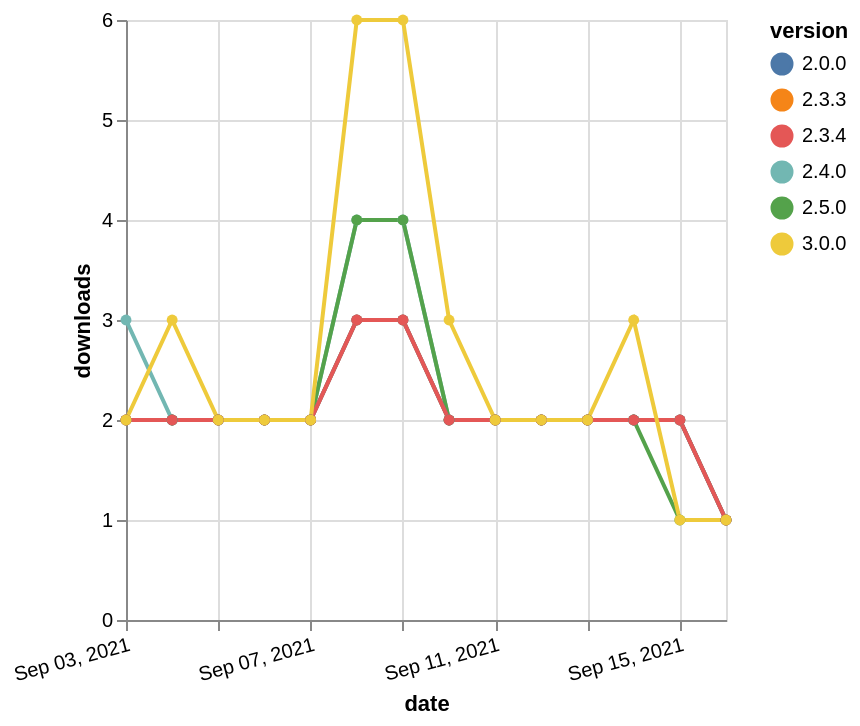

Write a Vega-Lite specification for this figure.
### Vega-Lite specification from a JSON file in a GitHub repository (floating-point values rounded to 4 significant figures)
{"$schema": "https://vega.github.io/schema/vega-lite/v5.json", "description": "A simple bar chart with embedded data.", "data": {"values": [{"date": "2021-09-03", "total": 3084, "delta": 3, "version": "2.4.0"}, {"date": "2021-09-04", "total": 3086, "delta": 2, "version": "2.4.0"}, {"date": "2021-09-05", "total": 3088, "delta": 2, "version": "2.4.0"}, {"date": "2021-09-06", "total": 3090, "delta": 2, "version": "2.4.0"}, {"date": "2021-09-07", "total": 3092, "delta": 2, "version": "2.4.0"}, {"date": "2021-09-08", "total": 3096, "delta": 4, "version": "2.4.0"}, {"date": "2021-09-09", "total": 3100, "delta": 4, "version": "2.4.0"}, {"date": "2021-09-10", "total": 3102, "delta": 2, "version": "2.4.0"}, {"date": "2021-09-11", "total": 3104, "delta": 2, "version": "2.4.0"}, {"date": "2021-09-12", "total": 3106, "delta": 2, "version": "2.4.0"}, {"date": "2021-09-13", "total": 3108, "delta": 2, "version": "2.4.0"}, {"date": "2021-09-14", "total": 3110, "delta": 2, "version": "2.4.0"}, {"date": "2021-09-15", "total": 3112, "delta": 2, "version": "2.4.0"}, {"date": "2021-09-16", "total": 3113, "delta": 1, "version": "2.4.0"}, {"date": "2021-09-03", "total": 2572, "delta": 2, "version": "2.3.3"}, {"date": "2021-09-04", "total": 2574, "delta": 2, "version": "2.3.3"}, {"date": "2021-09-05", "total": 2576, "delta": 2, "version": "2.3.3"}, {"date": "2021-09-06", "total": 2578, "delta": 2, "version": "2.3.3"}, {"date": "2021-09-07", "total": 2580, "delta": 2, "version": "2.3.3"}, {"date": "2021-09-08", "total": 2583, "delta": 3, "version": "2.3.3"}, {"date": "2021-09-09", "total": 2586, "delta": 3, "version": "2.3.3"}, {"date": "2021-09-10", "total": 2588, "delta": 2, "version": "2.3.3"}, {"date": "2021-09-11", "total": 2590, "delta": 2, "version": "2.3.3"}, {"date": "2021-09-12", "total": 2592, "delta": 2, "version": "2.3.3"}, {"date": "2021-09-13", "total": 2594, "delta": 2, "version": "2.3.3"}, {"date": "2021-09-14", "total": 2596, "delta": 2, "version": "2.3.3"}, {"date": "2021-09-15", "total": 2598, "delta": 2, "version": "2.3.3"}, {"date": "2021-09-16", "total": 2599, "delta": 1, "version": "2.3.3"}, {"date": "2021-09-03", "total": 3253, "delta": 2, "version": "2.5.0"}, {"date": "2021-09-04", "total": 3255, "delta": 2, "version": "2.5.0"}, {"date": "2021-09-05", "total": 3257, "delta": 2, "version": "2.5.0"}, {"date": "2021-09-06", "total": 3259, "delta": 2, "version": "2.5.0"}, {"date": "2021-09-07", "total": 3261, "delta": 2, "version": "2.5.0"}, {"date": "2021-09-08", "total": 3265, "delta": 4, "version": "2.5.0"}, {"date": "2021-09-09", "total": 3269, "delta": 4, "version": "2.5.0"}, {"date": "2021-09-10", "total": 3271, "delta": 2, "version": "2.5.0"}, {"date": "2021-09-11", "total": 3273, "delta": 2, "version": "2.5.0"}, {"date": "2021-09-12", "total": 3275, "delta": 2, "version": "2.5.0"}, {"date": "2021-09-13", "total": 3277, "delta": 2, "version": "2.5.0"}, {"date": "2021-09-14", "total": 3279, "delta": 2, "version": "2.5.0"}, {"date": "2021-09-15", "total": 3280, "delta": 1, "version": "2.5.0"}, {"date": "2021-09-16", "total": 3281, "delta": 1, "version": "2.5.0"}, {"date": "2021-09-03", "total": 2522, "delta": 2, "version": "2.0.0"}, {"date": "2021-09-04", "total": 2524, "delta": 2, "version": "2.0.0"}, {"date": "2021-09-05", "total": 2526, "delta": 2, "version": "2.0.0"}, {"date": "2021-09-06", "total": 2528, "delta": 2, "version": "2.0.0"}, {"date": "2021-09-07", "total": 2530, "delta": 2, "version": "2.0.0"}, {"date": "2021-09-08", "total": 2533, "delta": 3, "version": "2.0.0"}, {"date": "2021-09-09", "total": 2536, "delta": 3, "version": "2.0.0"}, {"date": "2021-09-10", "total": 2538, "delta": 2, "version": "2.0.0"}, {"date": "2021-09-11", "total": 2540, "delta": 2, "version": "2.0.0"}, {"date": "2021-09-12", "total": 2542, "delta": 2, "version": "2.0.0"}, {"date": "2021-09-13", "total": 2544, "delta": 2, "version": "2.0.0"}, {"date": "2021-09-14", "total": 2546, "delta": 2, "version": "2.0.0"}, {"date": "2021-09-15", "total": 2548, "delta": 2, "version": "2.0.0"}, {"date": "2021-09-16", "total": 2549, "delta": 1, "version": "2.0.0"}, {"date": "2021-09-03", "total": 3006, "delta": 2, "version": "2.3.4"}, {"date": "2021-09-04", "total": 3008, "delta": 2, "version": "2.3.4"}, {"date": "2021-09-05", "total": 3010, "delta": 2, "version": "2.3.4"}, {"date": "2021-09-06", "total": 3012, "delta": 2, "version": "2.3.4"}, {"date": "2021-09-07", "total": 3014, "delta": 2, "version": "2.3.4"}, {"date": "2021-09-08", "total": 3017, "delta": 3, "version": "2.3.4"}, {"date": "2021-09-09", "total": 3020, "delta": 3, "version": "2.3.4"}, {"date": "2021-09-10", "total": 3022, "delta": 2, "version": "2.3.4"}, {"date": "2021-09-11", "total": 3024, "delta": 2, "version": "2.3.4"}, {"date": "2021-09-12", "total": 3026, "delta": 2, "version": "2.3.4"}, {"date": "2021-09-13", "total": 3028, "delta": 2, "version": "2.3.4"}, {"date": "2021-09-14", "total": 3030, "delta": 2, "version": "2.3.4"}, {"date": "2021-09-15", "total": 3032, "delta": 2, "version": "2.3.4"}, {"date": "2021-09-16", "total": 3033, "delta": 1, "version": "2.3.4"}, {"date": "2021-09-03", "total": 3173, "delta": 2, "version": "3.0.0"}, {"date": "2021-09-04", "total": 3176, "delta": 3, "version": "3.0.0"}, {"date": "2021-09-05", "total": 3178, "delta": 2, "version": "3.0.0"}, {"date": "2021-09-06", "total": 3180, "delta": 2, "version": "3.0.0"}, {"date": "2021-09-07", "total": 3182, "delta": 2, "version": "3.0.0"}, {"date": "2021-09-08", "total": 3188, "delta": 6, "version": "3.0.0"}, {"date": "2021-09-09", "total": 3194, "delta": 6, "version": "3.0.0"}, {"date": "2021-09-10", "total": 3197, "delta": 3, "version": "3.0.0"}, {"date": "2021-09-11", "total": 3199, "delta": 2, "version": "3.0.0"}, {"date": "2021-09-12", "total": 3201, "delta": 2, "version": "3.0.0"}, {"date": "2021-09-13", "total": 3203, "delta": 2, "version": "3.0.0"}, {"date": "2021-09-14", "total": 3206, "delta": 3, "version": "3.0.0"}, {"date": "2021-09-15", "total": 3207, "delta": 1, "version": "3.0.0"}, {"date": "2021-09-16", "total": 3208, "delta": 1, "version": "3.0.0"}]}, "width": "container", "mark": {"type": "line", "point": {"filled": true}}, "encoding": {"x": {"field": "date", "type": "temporal", "timeUnit": "yearmonthdate", "title": "date", "axis": {"labelAngle": -15}}, "y": {"field": "delta", "type": "quantitative", "title": "downloads"}, "color": {"field": "version", "type": "nominal"}, "tooltip": {"field": "delta"}}}
